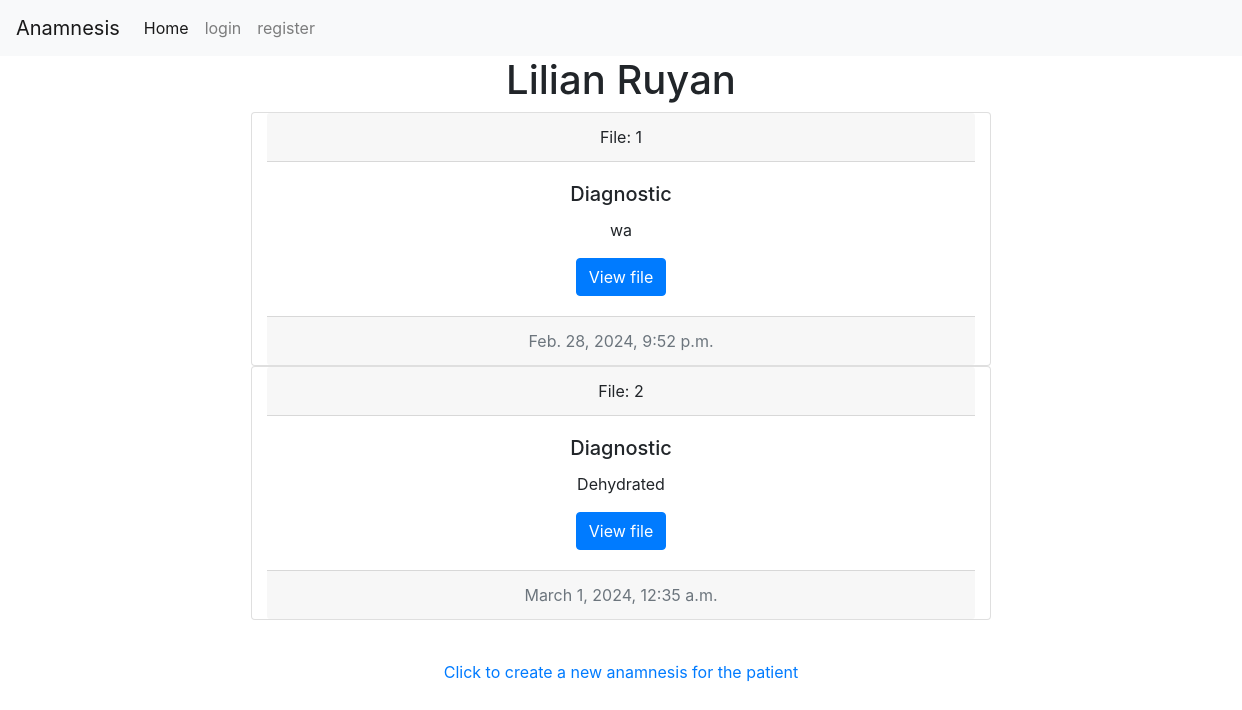
The app's page /file/11, older data.
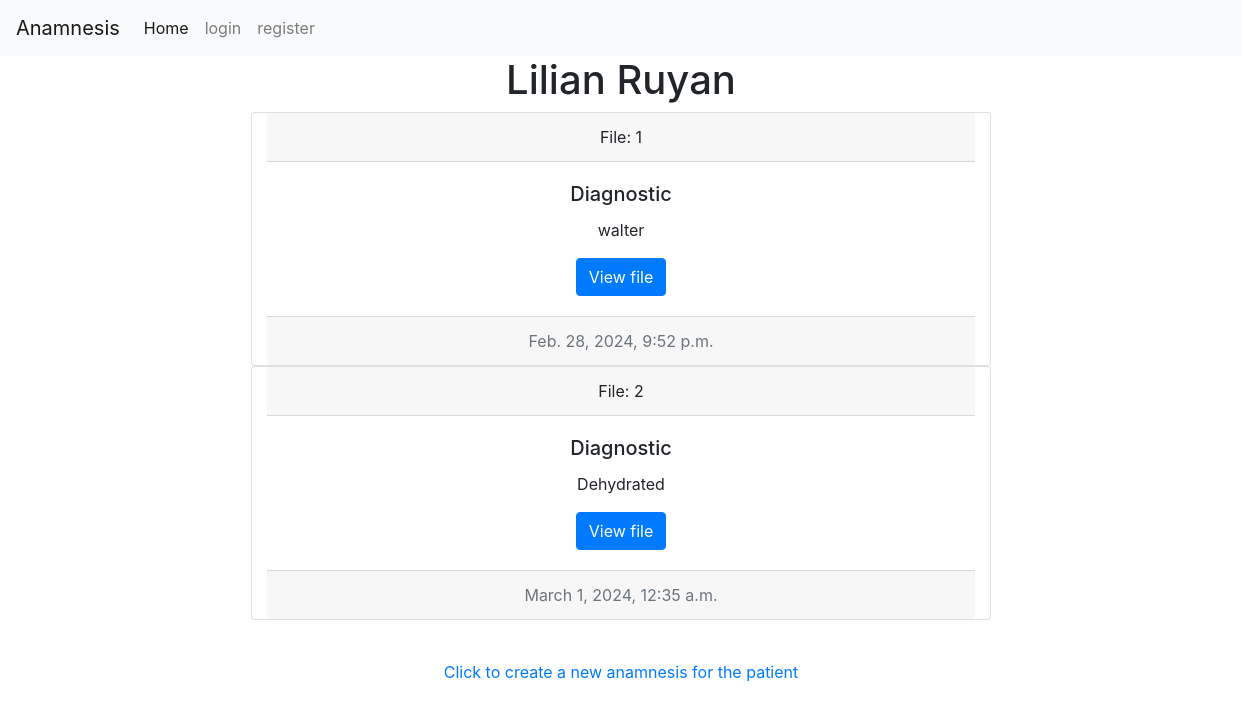
The same page, newer data.
### anamnesis/models.py (models this page shows)
class Patienthistory(models.Model):
    patient = models.ForeignKey(Patient, on_delete=models.CASCADE, blank=True, null=True, related_name="patient_history")
    date = models.DateTimeField() #date the file was created
    diagnostic =models.CharField(max_length=500, blank=True, null=True)
    history =models.CharField(max_length=500, blank=True, null=True) # Explanation of the symptoms
    prescription = models.CharField(max_length=500, blank=True, null=True)
    visit = models.CharField(max_length=30, blank=True, null=True) # Reason the patient is visiting
    nextappointment = models.DateField(null=True)

### anamnesis/views.py (the view, shortened to what this page needs)
# urls.py: path("file/<int:patient_id>", views.file, name="file"), #pull a patien file
def file(request, patient_id):
    if request.method == "GET":
        patient = Patient.objects.get(pk=patient_id)
        files = Patienthistory.objects.filter(patient_id=patient_id)
        paginator = Paginator(files, 10) #show 2 posts per page
        page_number = request.GET.get('page')
        page_obj = paginator.get_page(page_number)
        return render(request, "anamnesis/patientFile.html", {
            "patient": patient,
            "files": page_obj,
        })

### anamnesis/templates/anamnesis/patientFile.html (shortened to what this page needs)
{% extends "anamnesis/layout.html" %}
{% load static %}
{% block body %}
<div class="container">
    <div>
        <h1 style="text-align: center;">{{patient.name}} {{patient.lastname}}</h1>
    </div>
{% for file in files %}
    <div class="card col-sm-8 container text-center">
        <div class="card-header">
            File: {{file.id}}
        </div>
        <div class="card-body">
            <h5 class="card-title">Diagnostic</h5>
            <p class="card-text">{{file.diagnostic}}</p>
            <a href="{% url 'fileview' file_id=file.id%}" class="btn btn-primary">View file</a>
        </div>
        <div class="card-footer text-muted">
        {{file.date}}
        </div>
    </div>
{% endfor %}
    <div>
        <nav aria-label="Page navigation example">
        </nav>
    </div>
    <div class="mt-4 d-flex flex-md-row justify-content-center" id="clickallpatients">
        <a href="{% url 'history' patient_id=patient.id %}" id="">Click to create a new anamnesis for the patient</a>
    </div>
</div>
{% endblock %}

Row changes from the older to the newer data that the page shows:
changed Patienthistory id 1: diagnostic "wa" → "walter"
